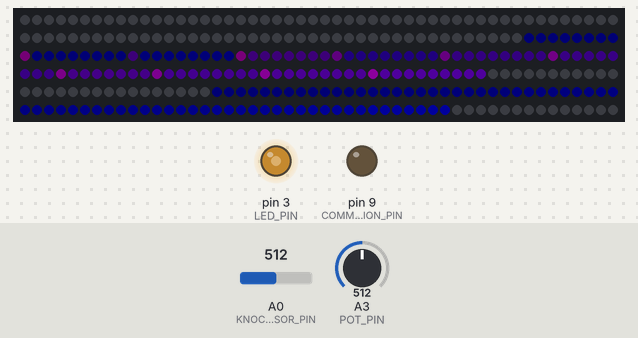
The sketch below on a simulated Arduino Uno, built with avr-gcc and run on an emulated ATmega328P. On the bench: 300 RGB LEDs in strip order, left to right, continuing on the next row, output pins drawn as LEDs (lit = HIGH). The test bench sets the inputs (shaded band); at power-on: A3 (POT_PIN) = 512, A0 (KNOCK_SENSOR_PIN) = 512. Dim RGB values are drawn brighter than linear; what the sketch prints to the serial monitor is not drawn.

Above: at 6.2 s.
6.3 s: A3 (POT_PIN) set to 716
At 7.5 s:
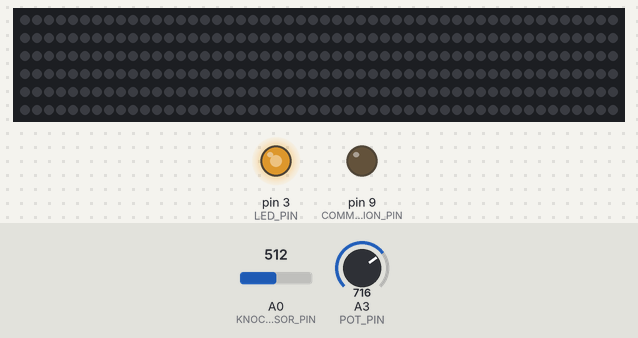
7.8 s: A3 (POT_PIN) set to 122
At 8.25 s:
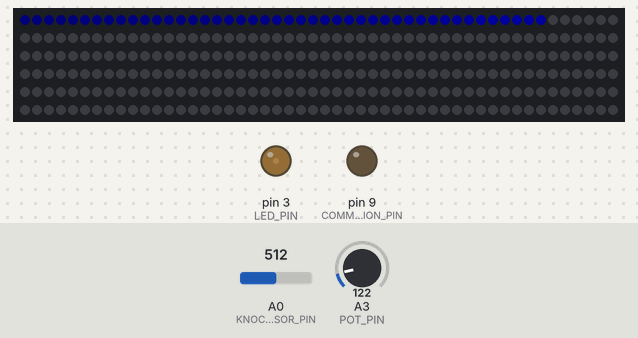
10.5 s: A3 (POT_PIN) set to 900
At 10.9 s:
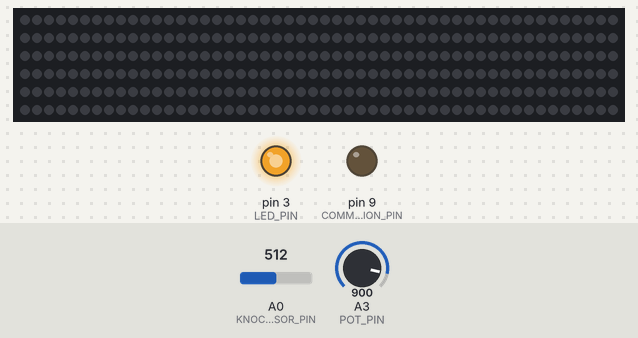
12.0 s: A0 (KNOCK_SENSOR_PIN) set to 900
At 12.5 s:
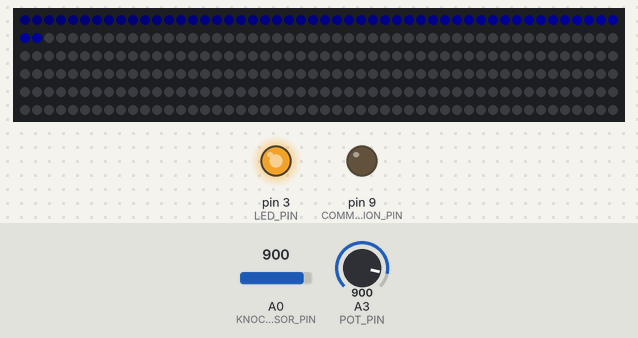
14.7 s: A3 (POT_PIN) set to 511
At 15.2 s:
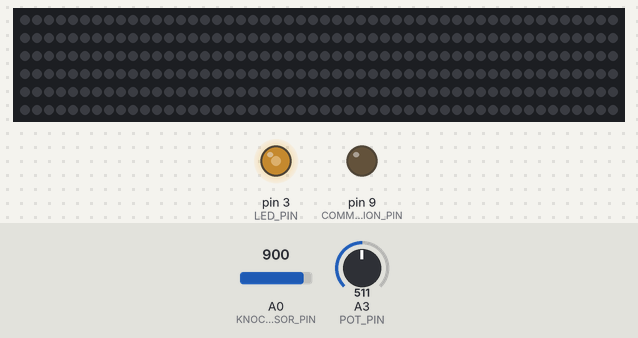
Timing chart, 0 to 17.2 s (numbered marks = the images above; inputs shaded):
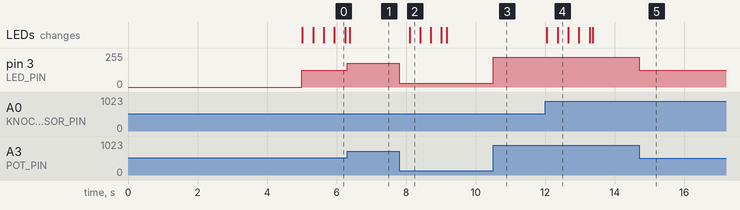

Measured:
- after the input at 6.3 s, pin 3 (LED_PIN): 127/255 → 178/255 at once
- after the input at 7.8 s, pin 3 (LED_PIN): 178/255 → 30/255 at once; the LEDs: change after 0.30 s (image 2)
- after the input at 10.5 s, pin 3 (LED_PIN): 30/255 → 224/255 at once
- after the input at 12.0 s, the LEDs: first change after 0.05 s (image 4 shows a later state)
- after the input at 14.7 s, pin 3 (LED_PIN): 224/255 → 127/255 at once

The sketch:

onedee2.ino
```cpp
#include "FastLED.h"

FASTLED_USING_NAMESPACE

#define DATA_PIN    5
#define LED_TYPE    WS2811
#define COLOR_ORDER GRB
#define NUM_LEDS    300

CRGBArray<NUM_LEDS> leds;

#define BRIGHTNESS          28
#define FRAMES_PER_SECOND  30

template<class T, size_t N>
constexpr int length(const T (&arr)[N]) {
  return N;
}

constexpr int TIME_BETWEEN_FRAMES = 1000 / FRAMES_PER_SECOND; // in milliseconds

constexpr int LOCAL_BEAT_DELAY = 50; // milliseconds
constexpr int NUM_SIMULTANEOUS_BEATS = 10;
constexpr int BEAT_TRAVEL_TIME = 1000; // in milliseconds
constexpr int FADE_AMOUNT = 70; // FADE_AMOUNT/255.0

constexpr int SEGMENT1_END = 79; // last pixel in segment 1
constexpr int SEGMENT2_START = 80; // first pixel of segment 2
constexpr int SEGMENT3_START = 208; // first pixel in segment 3

constexpr int RANGE = 256;

constexpr int NUM_REGULAR_LEDS = (SEGMENT1_END + 1) + (NUM_LEDS - SEGMENT3_START);

const CRGB LOCAL_BEAT_COLOR = CRGB(0, 0, 255);
const CRGB REMOTE_BEAT_COLOR = CRGB(0, 255, 0);

long lastTime = 0;
long lastDrawTime = 0;
long now = 0;

long getNow() {
  return now;
}

long updateNow() {
  now = millis();
}


// TODO: hack
long remoteBeatTimes[NUM_SIMULTANEOUS_BEATS] = {-10000};
long localBeatTimes[NUM_SIMULTANEOUS_BEATS] = {-10000};
int localCurrentBeat = 0;
int remoteCurrentBeat = 0;


// from onedee_slave
constexpr int LED_PIN = 3;      // led connected to digital pin 6 (pwm)
constexpr int KNOCK_SENSOR_PIN = A0; // the piezo is connected to analog pin 0
constexpr int POT_PIN = A3; //pin A0 to read analog input
constexpr int COMMUNICATION_PIN = 9; // read remote drum beat
constexpr int REMOTE_BEAT_DELAY = 15; // milliseconds


bool isKnock() {
  // simple hysteresis - don't tap again until we see a release sample
  static bool wasKnocked = false;
  // ronen suggested analog noise workaround
  /*
  analogRead(POT_PIN);
  delay(1);
  */
  int potValue = analogRead(POT_PIN);          //Read and save analog potValue from potentiometer
  int threshold = potValue; // initial threshold value to decide when the detected sound is a knock or not

  int ledPotValue = map(potValue, 0, 1023, 0, 255); //Map potValue 0-1023 to 0-255 (PWM) = ledPotValue
  analogWrite(LED_PIN, ledPotValue);          //Send PWM ledPotValue to led

  Serial.print(potValue);
  Serial.print(' ');
  // read the sensor and store it in the variable sensorReading:
  // ronen suggested analog noise workaround
  /*
  analogRead(KNOCK_SENSOR_PIN);
  delay(1);
  */
  int sensorReading = analogRead(KNOCK_SENSOR_PIN);
  Serial.println(sensorReading);

  if (sensorReading >= threshold) {
    if (!wasKnocked) {
      Serial.print("Knock!");
      Serial.println(threshold);
      // TODO: some form of cooldown to debounce
      wasKnocked = true;
      return true;
    }

  } else if (wasKnocked) {
    Serial.println("Unknocked");
    wasKnocked = false;
  }
  return false;
}

bool remoteDrumBeat() {
  static long lastRemoteBeatTime = 0;
  static bool isBeating = false;

  long now = getNow();
  // only allow one beat per REMOTE_BEAT_DELAY milliseconds from remote side
  if (now - lastRemoteBeatTime < REMOTE_BEAT_DELAY) {
    return false;
  }

  // if pin is set to high then remote side has recently detected a beat
  if (digitalRead(COMMUNICATION_PIN) == HIGH) {
    if (!isBeating) {
      // yay, beat detected, update last detected beat time
      lastRemoteBeatTime = now;
      return true;
    }
  } else {
    if (isBeating) {
      Serial.println("unbeat");
      isBeating = false;
    }
  }

  return false;
}

void addRemoteBeat() {
  // TODO different effects
  Serial.println("REMOTE beat detected");
  remoteBeatTimes[remoteCurrentBeat] = getNow();
  ++remoteCurrentBeat;
  if (remoteCurrentBeat >= NUM_SIMULTANEOUS_BEATS) {
    remoteCurrentBeat = 0;
  }
}

bool localDrumBeat() {
  static long lastLocalBeatTime = 0;
  long now = getNow();

  // only allow one beat per LOCAL_BEAT_DELAY milliseconds from remote side
  if (now - lastLocalBeatTime < LOCAL_BEAT_DELAY) {
    return false;
  }

  if (isKnock()) {
    lastLocalBeatTime = now;
    return true;
  }

  return false;
}

void addLocalBeat() {
  // TODO different effects
  Serial.println("LOCAL beat detected");
  localBeatTimes[localCurrentBeat] = getNow();
  ++localCurrentBeat;
  if (localCurrentBeat >= NUM_SIMULTANEOUS_BEATS) {
    localCurrentBeat = 0;
  }
}

void updateWorld() {
  //TODO
}


unsigned int positionFromTime(long timeFromStart) {
  if (timeFromStart >= BEAT_TRAVEL_TIME) {
    return RANGE; // marks invalid value
  }

  return timeFromStart * RANGE / BEAT_TRAVEL_TIME;
}

void addLine(int start, int end, const CRGB &color) {
  for (CRGB& pixel : leds(start, end)) {
    pixel += color;
  }
}

void drawLocalBeat(long beatTime, long dt, CRGB color) {
  long timeFromStart = getNow() - beatTime;

  int position = positionFromTime(timeFromStart);
  if (position >= RANGE) {
    return;
  }

  if (position < (RANGE / 2)) {
    position = map(position, 0, RANGE/2, 0, SEGMENT1_END + 1);
    int startPosition = map(positionFromTime(timeFromStart - dt),  0, RANGE/2, 0, SEGMENT1_END + 1);
    if (startPosition < 0) {
      startPosition = 0;
    }

    addLine(startPosition, position, color);
  } else {
    int startPosition = positionFromTime(timeFromStart - dt);
    if (startPosition < (RANGE / 2)) {
      // line straddles center, pre-center segment first
      startPosition = map(startPosition,  0, RANGE/2, 0, SEGMENT1_END + 1);
      addLine(startPosition, SEGMENT1_END, color);
      startPosition = RANGE / 2; // set start point to right after the split
      // fall through drawing the rest of the line segment
    }
    // regular segment line
    int regularPosition = map(position,  RANGE/2, RANGE, SEGMENT3_START, NUM_LEDS);
    int regularStartPosition = map(startPosition,  RANGE/2, RANGE, SEGMENT3_START, NUM_LEDS);
    addLine(regularStartPosition, regularPosition, color);
    // inner segment line
    int innerPosition = map(position,  RANGE/2, RANGE, SEGMENT2_START, SEGMENT3_START);
    int innerStartPosition = map(startPosition,  RANGE/2, RANGE, SEGMENT2_START, SEGMENT3_START);
    addLine(innerStartPosition, innerPosition, CRGB(128,0,255));
  }

}

void drawRemoteBeat(long beatTime, long dt, CRGB color) {
  long timeFromStart = getNow() - beatTime;

  int position = positionFromTime(timeFromStart);
  if (position >= RANGE) {
    return;
  }

  if (position < (RANGE / 2)) {
    position = map(position, 0, RANGE/2, NUM_LEDS - 1, SEGMENT3_START - 1);
    int startPosition = map(positionFromTime(timeFromStart - dt),  0, RANGE/2, NUM_LEDS - 1, SEGMENT3_START - 1);
    if (startPosition > NUM_LEDS - 1) {
      startPosition = NUM_LEDS - 1;
    }

    addLine(position, startPosition, color);
  } else {
    int startPosition = positionFromTime(timeFromStart - dt);
    if (startPosition < (RANGE / 2)) {
      // line straddles center, pre-center segment first
      startPosition = map(startPosition,  0, RANGE/2, NUM_LEDS - 1, SEGMENT3_START - 1);
      addLine(SEGMENT3_START, startPosition, color);
      startPosition = RANGE / 2; // set start point to right after the split
      // fall through drawing the rest of the line segment
    }
    // regular segment line
    int regularPosition = map(position,  RANGE/2, RANGE, SEGMENT1_END, -1);
    int regularStartPosition = map(startPosition,  RANGE/2, RANGE, SEGMENT1_END, -1);
    addLine(regularPosition, regularStartPosition, color);
    // inner segment line
    int innerPosition = map(position,  RANGE/2, RANGE, SEGMENT3_START - 1, SEGMENT1_END);
    int innerStartPosition = map(startPosition,  RANGE/2, RANGE, SEGMENT3_START - 1, SEGMENT1_END);
    addLine(innerPosition, innerStartPosition, CRGB(128,255,0));
  }

}

/*
void drawRemoteBeat(long beatTime, long dt, CRGB color) {
  long timeFromStart = getNow() - beatTime;
  if (timeFromStart >= BEAT_TRAVEL_TIME) {
    return;
  }

  int position = timeFromStart * NUM_LEDS / BEAT_TRAVEL_TIME;
  if (position >= NUM_LEDS) {
    Serial.println("AAAAAAK2");
    return;
  }

  int startPosition = (timeFromStart - dt) * NUM_LEDS / BEAT_TRAVEL_TIME;
  if (startPosition < 0) {
    startPosition = 0;
  }

  for (CRGB & pixel : leds((NUM_LEDS - 1) - position, (NUM_LEDS - 1) - startPosition)) {
    pixel += color;
  }
}*/

void drawWorld() {
  long now = getNow();
  long dt = now - lastDrawTime;
  leds.fadeToBlackBy(FADE_AMOUNT);
  for(int i = 0; i < NUM_SIMULTANEOUS_BEATS; i++) {
    drawLocalBeat(localBeatTimes[i], dt, LOCAL_BEAT_COLOR);
    drawRemoteBeat(remoteBeatTimes[i], dt, REMOTE_BEAT_COLOR);
  }
}

void loop() {

  updateNow();

  if (remoteDrumBeat()) {
    addRemoteBeat();
  }

  if (localDrumBeat()) {
    addLocalBeat();
  }

  updateWorld();

  if (getNow() - lastDrawTime > TIME_BETWEEN_FRAMES) {
    drawWorld();
    lastDrawTime = getNow();

    FastLED.show();
  }
}

void setup() {
  // from onedee_slave
  pinMode(POT_PIN, INPUT); //Optional
  pinMode(LED_PIN, OUTPUT); // declare the LED_PIN as as OUTPUT
  pinMode(COMMUNICATION_PIN, OUTPUT);


  // initialize the pushbutton pin as an input:
  Serial.begin(115200);
  Serial.println("begin");

    // tell FastLED about the LED strip configuration
  FastLED.addLeds<LED_TYPE,DATA_PIN,COLOR_ORDER>(leds, NUM_LEDS).setCorrection(TypicalLEDStrip);

  // set master brightness control
  FastLED.setBrightness(BRIGHTNESS);

  // last update time
  lastTime = millis();

  // 5 second startup delay in case we screw up delays in the code
  delay(5000);
}
```
